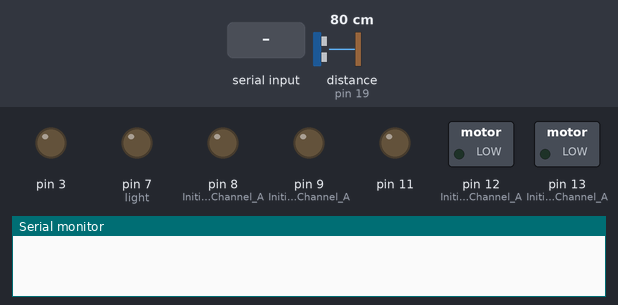
Simulated run of this sketch. Board: Arduino Uno, built with avr-gcc and run on an emulated ATmega328P. Shown: switched loads named in the sketch (green lamp = pin HIGH), output pins drawn as LEDs (lit = HIGH), the last lines printed to the serial monitor. Inputs (shaded band) come from the test bench; at power-on: distance to the obstacle (sensor on pin 19) 80 cm. The echo pulse lasts 58.3 µs per cm.

Above: at 1.2 s.
1.3 s: "90,45\n" received over Serial
At 2.2 s:
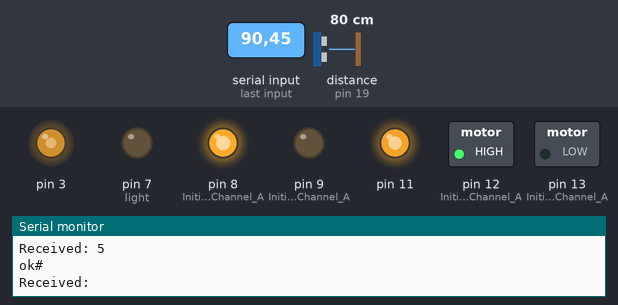
2.8 s: "30,150\n" received over Serial
At 3.6 s:
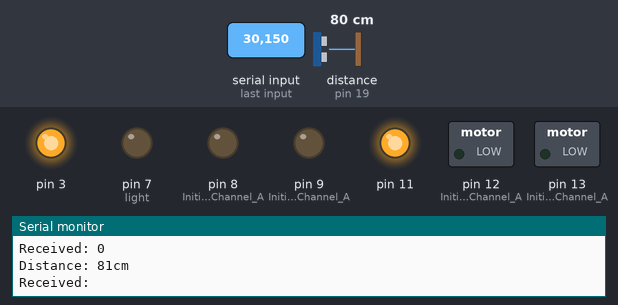
4.4 s: "2\n" received over Serial
At 5.0 s:
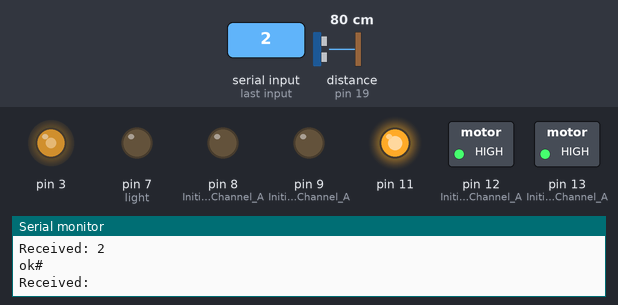
5.9 s: "1\n" received over Serial
At 7.1 s:
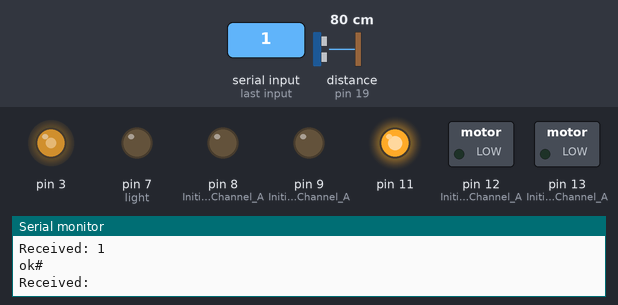
7.4 s: "3\n" received over Serial
At 8.5 s:
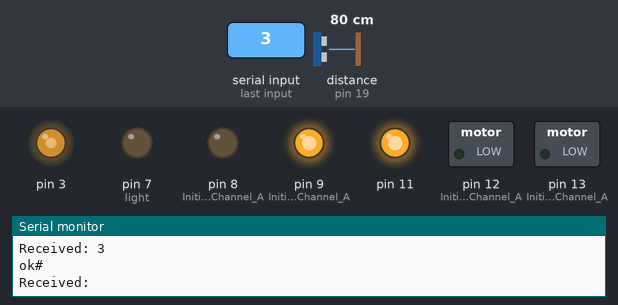
8.9 s: "4\n" received over Serial
At 9.6 s:
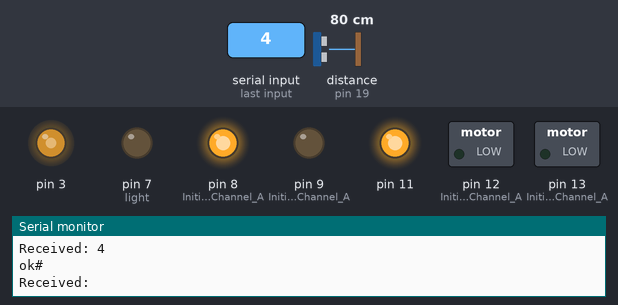
Timing chart, 0 to 11.4 s (numbered marks = the images above; inputs shaded):
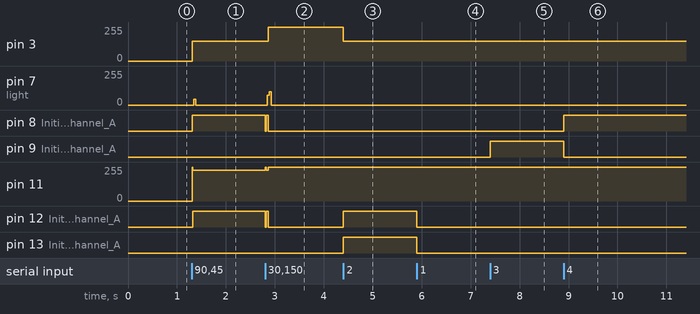

Measured:
- after the input at 1.3 s, pin 3: 0/255 → 150/255 at once; pin 7 (light): 0/255 → 42/255 after 0.05 s, → 0/255 0.04 s later; pin 8 (Initiates_Brake_Channel_A), pin 12 (Initiates_Motor_Channel_A): LOW → HIGH at once; pin 11: 0/255 → 230/255 at once
- after the input at 2.8 s, pin 3: 150/255 → 255/255 after 0.06 s; pin 7 (light): 0/255 → 73/255 after 0.05 s, → 99/255 0.04 s later, → 0/255 0.04 s later
- after the input at 4.4 s, pin 3: 255/255 → 150/255 at once; pin 12 (Initiates_Motor_Channel_A), pin 13 (Initiates_Motor_Channel_A): LOW → HIGH at once
- after the input at 5.9 s, pin 12 (Initiates_Motor_Channel_A), pin 13 (Initiates_Motor_Channel_A): HIGH → LOW at once
- after the input at 7.4 s, pin 9 (Initiates_Brake_Channel_A): LOW → HIGH at once
- after the input at 8.9 s, pin 8 (Initiates_Brake_Channel_A): LOW → HIGH at once; pin 9 (Initiates_Brake_Channel_A): HIGH → LOW at once

The sketch:

sketch_simple.ino
```cpp
#include <NewPing.h>

#define TRIGGER_PIN  18
#define ECHO_PIN     19
#define MAX_DISTANCE 200
#define light 7

NewPing DistanceSensor(TRIGGER_PIN, ECHO_PIN, MAX_DISTANCE);

void setup()
{
    pinMode(light,OUTPUT);

    pinMode(12, OUTPUT); //Initiates Motor Channel A pin
    pinMode(9, OUTPUT); //Initiates Brake Channel A pin

    //Setup Channel B
    pinMode(13, OUTPUT); //Initiates Motor Channel A pin
    pinMode(8, OUTPUT);  //Initiates Brake Channel A pin*

    Serial.begin(9600);
}

void loop()
{

  if (Serial.available())
  {
    char ch = Serial.read();
    Serial.print("Received: ");
    Serial.println(ch);
    digitalWrite(light, HIGH);
    int res = ch - '0';
    checkCommand(res);
  }
}

void checkCommand(int n){

  switch (n) {
  case 0:    // Berserk mode
    goBerserk();
    break;
  case 1:    // Going ahead
    goAhead();
    Serial.println("ok#");
    break;
  case 2:    // Going back
    goBack();
    Serial.println("ok#");
    break;
 case 3:    // Going top left
    goTopLeft();
    Serial.println("ok#");
    break;
  case 4:
    goTopRight();
    Serial.println("ok#");
    break;
  case 5:
    goBottomRight();
    Serial.println("ok#");
    break;
  case 6:
    goBottomLeft();
    Serial.println("ok#");
    break;
 case 7:
    hitBrake();
    Serial.println("ok#");
    break;
  }
  digitalWrite(light, LOW);
}


void goAhead()
{
   digitalWrite(9, LOW);   //Disengage the Brake for Channel A
   digitalWrite(8, LOW);   //Disengage the Brake for Channel B

   analogWrite(3, 150);
   analogWrite(11, 255);

   digitalWrite(12, LOW); //Establishes forward direction of Channel A
   digitalWrite(13, LOW);  //Establishes forward direction of Channel B
  }


void hitBrake(){
  digitalWrite(9, HIGH);   //Disengage the Brake for Channel A
  digitalWrite(8, HIGH);   //Disengage the Brake for Channel B
}

void goBack(){

  digitalWrite(9, LOW);   //Disengage the Brake for Channel A
  digitalWrite(8, LOW);   //Disengage the Brake for Channel B

    analogWrite(3, 150);
    analogWrite(11, 255);

    digitalWrite(12, HIGH); //Establishes backward direction of Channel A
    digitalWrite(13, HIGH);  //Establishes backward direction of Channel B

}

void goTopRight(){
  digitalWrite(9, LOW);   //Disengage the Brake for Channel A
  digitalWrite(8, HIGH);   //Disengage the Brake for Channel B

  analogWrite(3, 150);
  //analogWrite(11, 130);

  digitalWrite(12, LOW); //Establishes backward direction of Channel A
  //digitalWrite(13, HIGH);  //Establishes backward direction of Channel B
}

void goTopLeft(){
  digitalWrite(9, HIGH);   //Disengage the Brake for Channel A
  digitalWrite(8, LOW);   //Disengage the Brake for Channel B

  //analogWrite(3, 255);
  analogWrite(11, 255);

  //digitalWrite(12, HIGH); //Establishes backward direction of Channel A
  digitalWrite(13, LOW);  //Establishes backward direction of Channel B
}

void goBottomRight(){
  digitalWrite(9, LOW);   //Disengage the Brake for Channel A
  digitalWrite(8, HIGH);   //Disengage the Brake for Channel B

  analogWrite(3, 150);
  analogWrite(11, 230);

  digitalWrite(12, HIGH); //Establishes backward direction of Channel A
  digitalWrite(13, LOW); //Establishes forward direction of Channel B
}

void goBottomLeft(){
  digitalWrite(9, HIGH);   //Disengage the Brake for Channel A
  digitalWrite(8, LOW);   //Disengage the Brake for Channel B

  analogWrite(3, 150);
  analogWrite(11, 230);

  digitalWrite(12, LOW); //Establishes forward direction of Channel A
  digitalWrite(13, HIGH); //Establishes forward direction of Channel B
}

void goBerserk(){

  unsigned int cm = DistanceSensor.ping_cm();
    Serial.print("Distance: ");
    Serial.print(cm);
    Serial.println("cm");

    if(cm > 20)
    {
      digitalWrite(12, LOW); //Establishes forward direction of Channel A
      digitalWrite(9, LOW);   //Disengage the Brake for Channel A
      analogWrite(3, 255);   //Spins the motor on Channel A at full speed

    //Motor B backward @ half speed
      digitalWrite(13, LOW);  //Establishes backward direction of Channel B
      digitalWrite(8, LOW);   //Disengage the Brake for Channel B
      analogWrite(11, 255);
    }
    else
    {
      digitalWrite(9, HIGH);
      digitalWrite(8, HIGH);

      digitalWrite(12, HIGH); //Establishes forward direction of Channel A
      digitalWrite(9, LOW);   //Disengage the Brake for Channel A
      analogWrite(3, 255);   //Spins the motor on Channel A at full speed

      //digitalWrite(8, HIGH);

      //Motor B backward @ half speed
      //digitalWrite(13, LOW);  //Establishes backward direction of Channel B
      //digitalWrite(8, LOW);   //Disengage the Brake for Channel B
      //analogWrite(11, random(100, 255));
      digitalWrite(9, LOW);
      digitalWrite(8, LOW);
    }
    //delay(1000);

}
```
